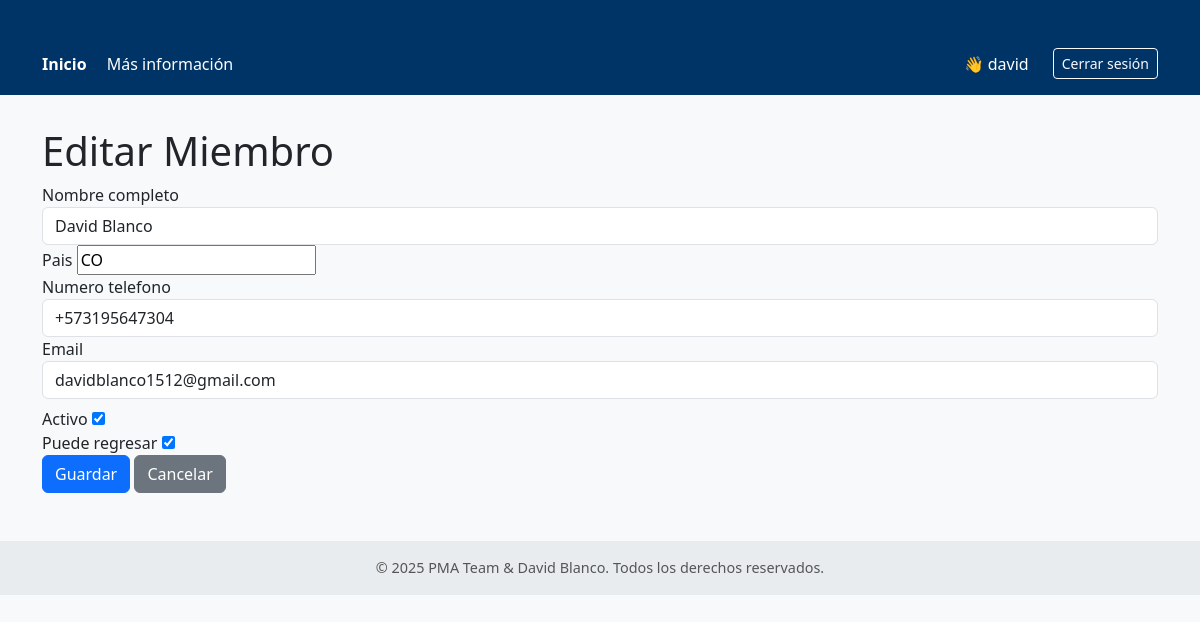
Page /miembros/editar/3/ (signed in) on the committed database.
### miembros/models.py (models this page shows, shortened)
class Miembro(models.Model):
    nombre_completo = models.CharField(max_length=255, validators=[validar_nombre])
    pais = CountryField()
    numero_telefono = PhoneNumberField(unique=True)
    email = models.EmailField(unique=True)
    activo = models.BooleanField(default=True)
    puede_regresar = models.BooleanField(default=True)
    fecha_registro = models.DateTimeField(auto_now_add=True)

### miembros/views.py (the view)
# urls.py: path('editar/<int:pk>/', views.EditarMiembroView.as_view(), name='editar_miembro'),
class EditarMiembroView(SoloStaffMixin, UpdateView):
    model = Miembro
    form_class = MiembroForm
    template_name = 'miembros/formulario_miembro.html'
    success_url = reverse_lazy('miembros:lista_miembros')
    def dispatch(self, request, *args, **kwargs):
        miembro = self.get_object()
        if not miembro.activo and not miembro.puede_regresar:
            messages.error(request, "No se puede editar un miembro inactivo que no puede regresar.")
            return redirect('miembros:lista_miembros')
        return super().dispatch(request, *args, **kwargs)

### miembros/views.py (called while the page is built)
    def test_func(self):
        return self.request.user.is_staff

### miembros/templates/miembros/formulario_miembro.html (shortened to what this page needs)
{% extends 'base.html' %}
{% block content %}
<h1>{% if form.instance.pk %}Editar{% else %}Crear{% endif %} Miembro</h1>
<form method="post" autocomplete="on">
    {% for field in form.visible_fields %}
        <div class="form-group">
            <label for="{{ field.id_for_label }}">{{ field.label }}</label>
            {{ field }}
        </div>
    {% endfor %}
    <button type="submit" class="btn btn-primary">Guardar</button>
    <a class="btn btn-secondary" href="{% url 'miembros:lista_miembros' %}">Cancelar</a>
</form>
<link rel="stylesheet" href="https://cdn.jsdelivr.net/npm/intl-tel-input@17/build/css/intlTelInput.min.css" />
{% endblock %}

### miembros/templates/base.html (shortened to what this page needs)
<!DOCTYPE html>
<html lang="es">
<head>
    <link href="https://cdn.jsdelivr.net/npm/bootstrap@5.3.3/dist/css/bootstrap.min.css" rel="stylesheet">
</head>
<body>
    <header>
        <div class="container d-flex justify-content-between align-items-center">
            <div>
                <a href="{% url 'home' %}" class="fw-bold">Inicio</a>
                <a href="{% url 'miembros:about' %}">Más información</a>
            </div>
            <div class="d-flex align-items-center">
                {% if user.is_authenticated %}
                    <span>👋 {{ user.username }}</span>
                    <form action="{% url 'logout' %}" method="post" class="d-inline ms-2">
                        <button type="submit" class="btn btn-outline-light btn-sm">Cerrar sesión</button>
                    </form>
                {% else %}
                    <a href="{% url 'login' %}" class="btn btn-light btn-sm">Iniciar sesión</a>
                {% endif %}
            </div>
        </div>
    </header>
    <main class="container">
        {% block content %}{% endblock %}
    </main>
    <footer>
        &copy; 2025 PMA Team & David Blanco. Todos los derechos reservados.
    </footer>
</body>
</html>

### miembros/templates/base.html (style rules this page uses)
body { background-color: #f8f9fa; }
header { background-color: #003366; color: white; padding: 1rem 0; }
header a, header span { color: white; text-decoration: none; margin-right: 1rem; }
.container { margin-top: 2rem; }
footer { margin-top: 3rem; padding: 1rem; background-color: #e9ecef; text-align: center; font-size: 0.9em; color: #555; }

### rows in the picture
Miembro: visible_fields "David Blanco" "CO" "+573195647304" "davidblanco1512@gmail.com" "☑" "☑"

### other values in the picture
{{ user.username }} "david"
{{ field.label }} "Nombre completo" "Pais" "Numero telefono" "Email" "Activo" "Puede regresar"
